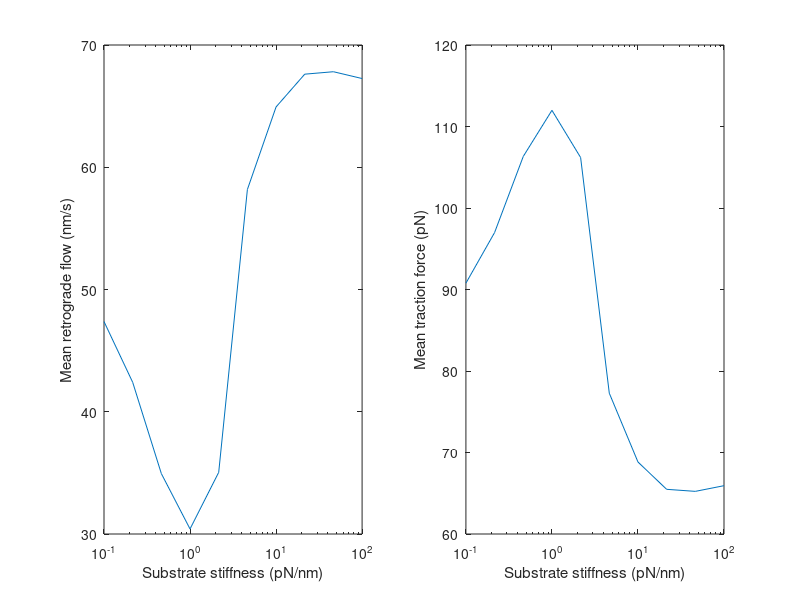

Recreate this plot in MATLAB.
clear
clc
tic
%parameters
n_m=75;    %Total number of myosin motors
F_m=-2;    %Single motor stall force, Units: pN
v_u=-120;  %Unloaded motor velocity, Units: nm/s
n_c=75  ;  %Total number of molecular clutches
k_on=1;    %Pseudo first order on-rate constant, Unit:1/s
k_off=0.1; %Pseudo first order unloaded off-rate constant, Unit:1/s
F_b=-2;    %Characteristic bond rupture force, Unit: pN
K_c=0.8;   %Molecular clutch spring constant, Unit: pN/nm
gain=0;    %Gain of feedback loop
stiffness=logspace(-1,2,10); %Vector for substrate stiffness
events=1e4; %total events that will be simulated

%Initialization of vectors
retro=zeros(1,length(stiffness));      %Vector to store Retrograde Flow rate
avg_trac=zeros(1,length(stiffness));   %Vector to store mean traction force

for j=1:length(stiffness)
    K_sub=stiffness(j);          %Elasticity ranges
    c_state=zeros(1,n_c);        %clutch state vector
    c_unbind=zeros(1,n_c);       %clutch unbind state vector
    c_rebind=zeros(1,n_c);       %clutch rebind state vector
    c_pos=zeros(1,n_c);          %clutch position vector
    t=zeros(1,events+1);         %time vector
    sub_pos=zeros(1,events+1);   %substrate position vector
    n_eng=zeros(1,events+1);     %number of engaged clutches vector
    n_dis=zeros(1,events+1);     %number of disengaged clutches vector
    vel=zeros(1,events+1);       %velocity vector
    timestep=zeros(1,events+1);  %vector of dt's
    koff_True=zeros(1,events+1); %koff vector from Bell's equation
    F_t=zeros(1,events+1);       %traction force vector
    tot_Fc=zeros(1,events+1);    %mean engaged clutch tension
    
    i=1;
    dt= 0.005;
    c_eng=find(c_state==1);           %Indices of engaged clutches
    c_disen=find(c_state==0);         %Indices of disengaged clutches
    v_f=v_u;                          %Actin filament velocity
    c_pos(c_eng)=c_pos(c_eng)+v_f*dt; %Positions of engaged clutches
    x_sub=(K_c*sum(c_pos(c_eng))/(K_sub+length(c_eng)*K_c)); %Substrate position
    c_pos(c_disen)=x_sub;             %Position of disengaged clutches
    F_c=K_c*(c_pos-x_sub);            %Force on each clutch
    t(i)=0;
    sub_pos(i)=x_sub;
    n_eng(i)=length(c_eng);
    n_dis(i)=length(c_disen);
    vel(i)=-v_f;
    timestep(i)=0;
    while i<=events
    i=i+1;
    %Time required for clutch binding 
    if isempty(c_disen)
        t_bind=inf;
    else
        t_bind=-log(rand(1,length(c_disen)))/k_on; %Bangasser paper
    end
    
    %Time required for clutch unbinding
    if isempty(c_eng)
        t_unbind=inf;
        koff_true(i)=k_off;
        tot_Fc(i)=0;
    else
        t_unbind=-log(rand(1,length(c_eng)))./(k_off*exp(F_c(c_eng)./(F_b+gain*F_c(c_eng))));
        koff_true(i)=mean(k_off*exp(F_c(c_eng)./(F_b+gain*F_c(c_eng))));
        tot_Fc(i)=mean(F_c(c_eng));
    end
    
    [dt_bind, ind_bind]=min(t_bind);       %Minimum time for binding 
    [dt_unbind, ind_unbind]=min(t_unbind); %Minimum time for unbinding 
    
    if dt_bind<dt_unbind %Disengaged clutches engage to actin
        c_state(c_disen(ind_bind))=1;
        dt=dt_bind;
    else %Engaged clutch disengages from actin
        c_state(c_eng(ind_unbind))=0;
        dt=dt_unbind;
    end
    c_eng=find(c_state==1);                %Indices of engaged clutches
    c_disen=find(c_state==0);              %Indices of disengaged clutches
    F_trac=K_sub*x_sub;                    %Traction force
    v_f=v_u*(1-((K_sub*x_sub)/(n_m*F_m))); %Actin filament velocity from Chan and Odde 2008 Supp Eqn 3: Substrate position
    c_pos(c_eng)=c_pos(c_eng)+v_f*dt;      %Positions of engaged clutches
    x_sub=(K_c*sum(c_pos(c_eng))/(K_sub+length(c_eng)*K_c)); %Substrate Position from Chan and Odde 2008 Supp Eqn 5
    c_pos(c_disen)=x_sub;                  %Position of disengaged clutches= position of substrate
    F_c=K_c*(c_pos-x_sub);                 %Force on each clutch from Chan and Odde 2008 Supp Eqn 2
    
    if x_sub==0 %reset unbind vector at failure event
       c_unbind=zeros(1,n_c);
    end
    t(i)=t(i-1)+dt;
    timestep(i)=dt;
    sub_pos(i)=x_sub;
    n_ceng(i)=length(c_eng);
    n_cdis(i)=length(c_disen);
    vel(i)=-v_f;
    F_t(i)=F_trac;
    cyctime=diff(t(sub_pos==0)); %cycle time
    
    retro(j)=sum((vel.*timestep)/t(events+1));    %Average retrograde flow rate
    avg_trac(j)=sum((F_t.*timestep)/t(events+1)); %Average traction force
    end
end

figure;
subplot(1,2,1)
semilogx(stiffness,retro)
xlabel('Substrate stiffness (pN/nm)')
ylabel('Mean retrograde flow (nm/s)')

subplot(1,2,2)
semilogx(stiffness,-avg_trac)
xlabel('Substrate stiffness (pN/nm)')
ylabel('Mean traction force (pN)')
toc